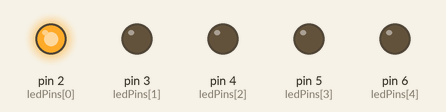
Recording of a sketch running on a simulated Arduino Uno, built with avr-gcc and run on an emulated ATmega328P. Shown: output pins drawn as LEDs (lit = HIGH).

Above: at 0.5 s.
At 2.5 s:
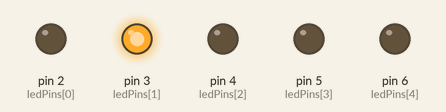
At 4.5 s:
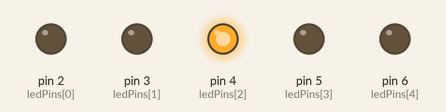
At 6.5 s:
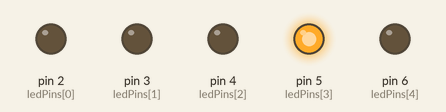
At 8.5 s:
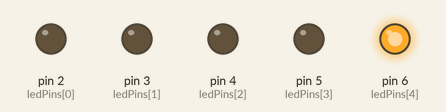
At 11.5 s:
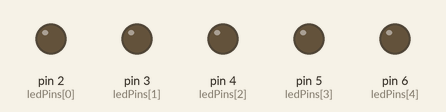
Timing chart, 0 to 13.0 s (numbered marks = the images above):
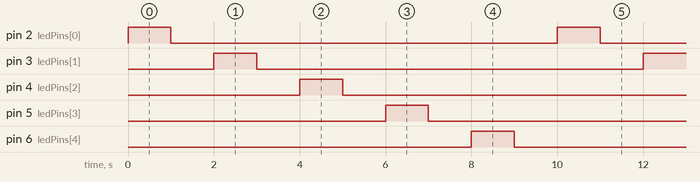

The sketch:

5_led_test.ino
```cpp
int ledPins[] ={2,3,4,5,6};

void setup()
{
  for(int i = 0; i < 5; i++)
  {
    pinMode(ledPins[i],OUTPUT);

  }
}

void loop()
{
  for(int i = 0; i < 5; i++)
  {
    digitalWrite(ledPins[i], HIGH);   // Turn on the LED
    delay(1000);              // Wait for one second
    digitalWrite(ledPins[i], LOW);    // Turn off the LED
    delay(1000);              //Wait one second
   }

}
```

Measured:
- by itself, pin 2 (ledPins[0]), pin 3 (ledPins[1]), pin 4 (ledPins[2]), pin 5 (ledPins[3]), pin 6 (ledPins[4]): alternates HIGH for 1.0 s and LOW for 9.0 s
- by itself, everything shown: repeats every 10.0 s, in 10 steps
